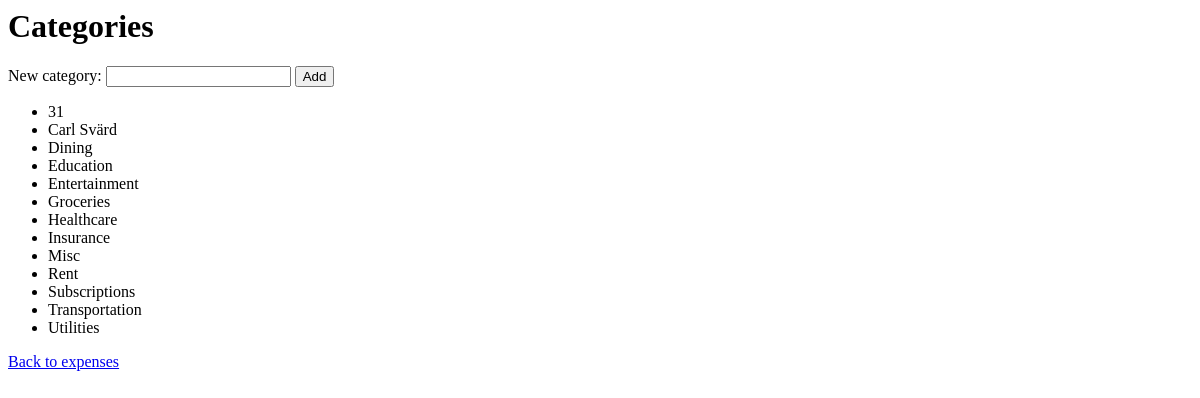
The page /categories on the database as committed earlier.
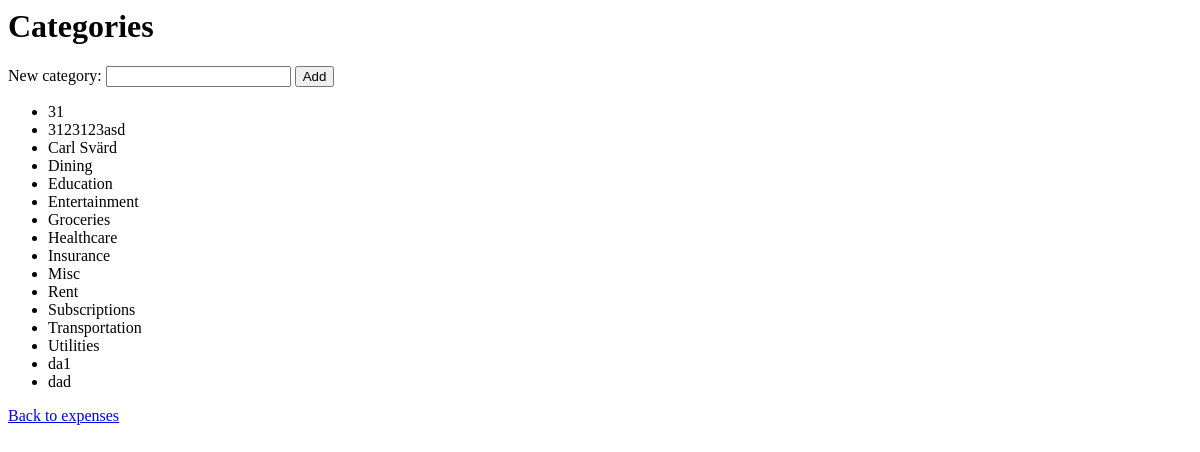
The same page on the database as committed later.
### tables this page shows
CREATE TABLE categories (
  id INTEGER PRIMARY KEY AUTOINCREMENT,
  user_id INTEGER NOT NULL,
  name TEXT NOT NULL,
  FOREIGN KEY (user_id) REFERENCES users(id),
  UNIQUE (user_id, name)
);

### webapp.py (the view)
@app.get("/categories")
def list_categories():
    expenses.ensure_default_categories()
    categories = expenses.get_categories()
    return render_template("categories.html", categories=categories)

### database.py (called while the page is built)
def get_connection():
    conn = sqlite3.connect(DB_NAME)
    conn.execute("PRAGMA foreign_keys = ON")
    conn.row_factory = sqlite3.Row
    return conn

### expenses.py (called while the page is built)
def ensure_default_categories():
    conn = get_connection()
    for name in DEFAULT_CATEGORIES:
        conn.execute(
            "INSERT OR IGNORE INTO categories (user_id, name) VALUES (?, ?)",
            (CURRENT_USER_ID, name),
        )
    conn.commit()
    conn.close()

def get_categories():
    conn = get_connection()
    rows = conn.execute(
        "SELECT name FROM categories WHERE user_id = ? ORDER BY name",
        (CURRENT_USER_ID,),
    ).fetchall()
    conn.close()
    return rows

### templates/categories.html (shortened to what this page needs)
<h1>Categories</h1>
<form method="post" action="{{ url_for('create_category') }}">
  <label>New category:</label>
  <input name="name">
  <button type="submit">Add</button>
</form>
<ul>
  {% for c in categories %}
    <li>{{ c['name'] }}</li>
  {% endfor %}
</ul>
<p><a href="{{ url_for('list_expenses') }}">Back to expenses</a></p>

Rows that differ between the two databases and show on the page:
added categories: name "3123123asd"
added categories: name "da1"
added categories: name "dad"
